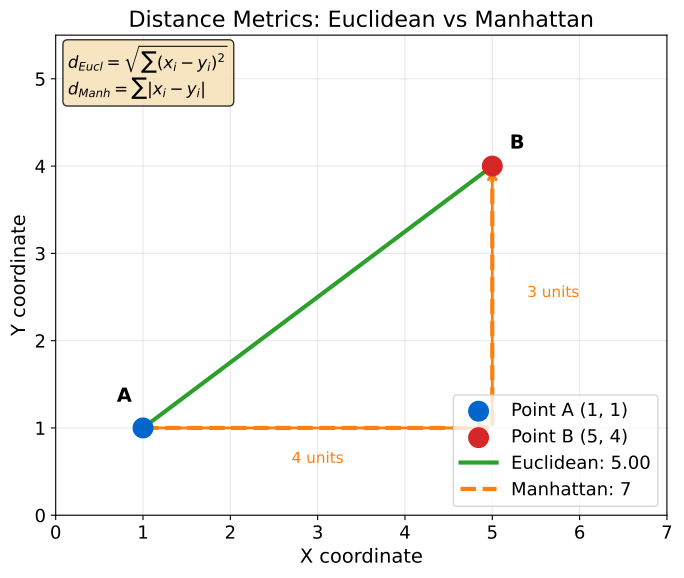

Reproduce this figure in Python.
"""Distance Metrics Comparison - Euclidean vs Manhattan"""
import matplotlib.pyplot as plt
import numpy as np
from pathlib import Path

CHART_METADATA = {
    "title": "Distance Metrics Comparison",
    "description": "Euclidean vs Manhattan distance visualization",
    "url": "https://github.com/Digital-AI-Finance/methods-algorithms/tree/master/slides/L03_KNN_KMeans/02_distance_metrics"
}

plt.rcParams.update({
    'font.size': 14, 'axes.labelsize': 14, 'axes.titlesize': 16,
    'xtick.labelsize': 13, 'ytick.labelsize': 13, 'legend.fontsize': 13,
    'figure.figsize': (10, 6), 'figure.dpi': 150
})

MLPURPLE = '#3333B2'
MLBLUE = '#0066CC'
MLORANGE = '#FF7F0E'
MLGREEN = '#2CA02C'
MLRED = '#D62728'

fig, ax = plt.subplots(figsize=(10, 6))

# Two points
p1 = np.array([1, 1])
p2 = np.array([5, 4])

# Plot points
ax.scatter(*p1, s=200, c=MLBLUE, zorder=5, label='Point A (1, 1)')
ax.scatter(*p2, s=200, c=MLRED, zorder=5, label='Point B (5, 4)')
ax.text(p1[0]-0.3, p1[1]+0.3, 'A', fontsize=14, fontweight='bold')
ax.text(p2[0]+0.2, p2[1]+0.2, 'B', fontsize=14, fontweight='bold')

# Euclidean distance (straight line)
eucl_dist = np.sqrt(np.sum((p2 - p1)**2))
ax.plot([p1[0], p2[0]], [p1[1], p2[1]], color=MLGREEN, linewidth=3,
        linestyle='-', label=f'Euclidean: {eucl_dist:.2f}')

# Manhattan distance (L-shape)
manh_dist = np.sum(np.abs(p2 - p1))
ax.plot([p1[0], p2[0], p2[0]], [p1[1], p1[1], p2[1]], color=MLORANGE,
        linewidth=3, linestyle='--', label=f'Manhattan: {manh_dist:.0f}')

# Add annotations
ax.annotate('', xy=(p2[0], p1[1]), xytext=(p1[0], p1[1]),
            arrowprops=dict(arrowstyle='->', color=MLORANGE, lw=2))
ax.annotate('', xy=(p2[0], p2[1]), xytext=(p2[0], p1[1]),
            arrowprops=dict(arrowstyle='->', color=MLORANGE, lw=2))
ax.text(3, 0.6, '4 units', fontsize=11, color=MLORANGE, ha='center')
ax.text(5.4, 2.5, '3 units', fontsize=11, color=MLORANGE, ha='left')

# Formula box
formula_text = (r'$d_{Eucl} = \sqrt{\sum(x_i - y_i)^2}$' + '\n'
                r'$d_{Manh} = \sum|x_i - y_i|$')
ax.text(0.02, 0.98, formula_text, transform=ax.transAxes, fontsize=12,
        verticalalignment='top', bbox=dict(boxstyle='round', facecolor='wheat', alpha=0.8))

ax.set_xlabel('X coordinate')
ax.set_ylabel('Y coordinate')
ax.set_title('Distance Metrics: Euclidean vs Manhattan')
ax.legend(loc='lower right')
ax.set_xlim(0, 7)
ax.set_ylim(0, 5.5)
ax.grid(True, alpha=0.3)
ax.set_aspect('equal')

plt.tight_layout()
plt.savefig(Path(__file__).parent / 'chart.pdf', dpi=300, bbox_inches='tight')
plt.close()
print("Chart saved: 02_distance_metrics/chart.pdf")
